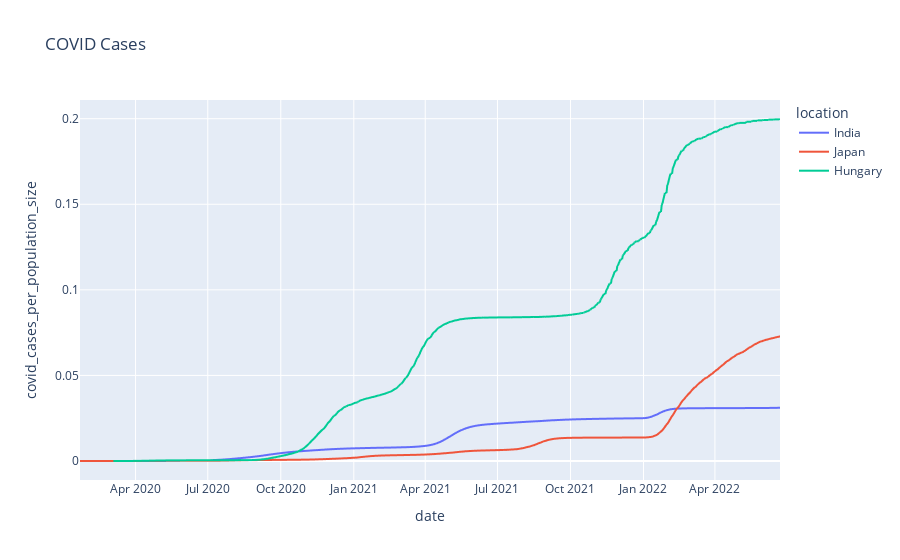

The notebook cell this image was saved under:
### Markdown cell above
# Fig1 The relative cases overtime of Covid infectors (Covid cases/population size)

### Code cell
fig = px.line(df_all,x='date',y='covid_cases_per_population_size',title='COVID Cases',color='location')
fig.show()

### Figure 1 — Plotly figure (JSON) as saved in the notebook; plotly's stock layout.template omitted (floating-point values rounded to 4 significant figures; data arrays with more than 128 entries replaced by an {"elided": "..."} marker saying what was removed)
{"data": [{"hovertemplate": "location=India<br>date=%{x}<br>covid_cases_per_population_size=%{y}<extra></extra>", "legendgroup": "India", "line": {"color": "#636efa", "dash": "solid"}, "marker": {"symbol": "circle"}, "mode": "lines", "name": "India", "showlegend": true, "type": "scattergl", "x": {"elided": "875 str values"}, "xaxis": "x", "y": {"elided": "875 float values"}, "yaxis": "y"}, {"hovertemplate": "location=Japan<br>date=%{x}<br>covid_cases_per_population_size=%{y}<extra></extra>", "legendgroup": "Japan", "line": {"color": "#EF553B", "dash": "solid"}, "marker": {"symbol": "circle"}, "mode": "lines", "name": "Japan", "showlegend": true, "type": "scattergl", "x": {"elided": "883 str values"}, "xaxis": "x", "y": {"elided": "883 float values"}, "yaxis": "y"}, {"hovertemplate": "location=Hungary<br>date=%{x}<br>covid_cases_per_population_size=%{y}<extra></extra>", "legendgroup": "Hungary", "line": {"color": "#00cc96", "dash": "solid"}, "marker": {"symbol": "circle"}, "mode": "lines", "name": "Hungary", "showlegend": true, "type": "scattergl", "x": {"elided": "842 str values"}, "xaxis": "x", "y": {"elided": "842 float values"}, "yaxis": "y"}], "layout": {"legend": {"title": {"text": "location"}, "tracegroupgap": 0}, "title": {"text": "COVID Cases"}, "xaxis": {"anchor": "y", "domain": [0, 1], "title": {"text": "date"}}, "yaxis": {"anchor": "x", "domain": [0, 1], "title": {"text": "covid_cases_per_population_size"}}}}
